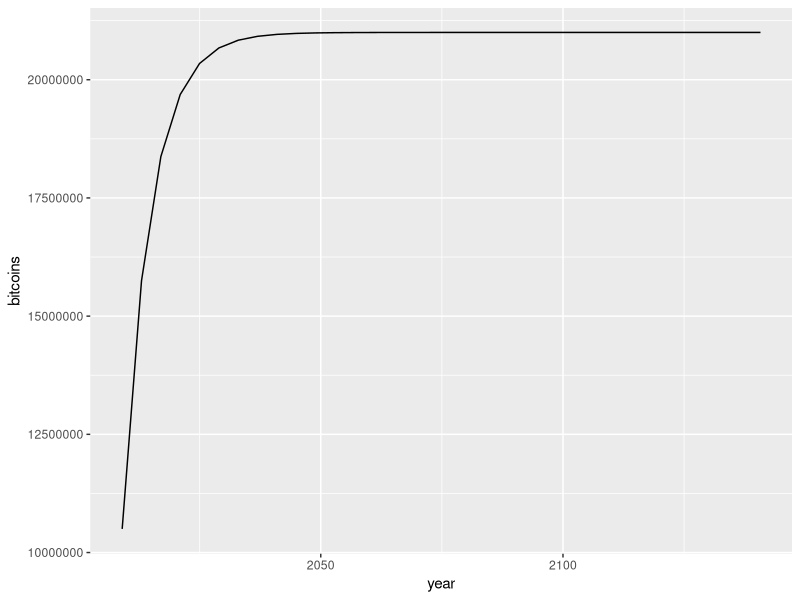

Here is the R script that generated this plot:
# prediction-bitcoins.R
# Bastiaan Quast
# bquast@gmail.com
#####################
# import the time series from
# https://en.bitcoin.it/wiki/Controlled_supply#Projected_Bitcoins_Long_Term
# create a chart using ggplot2

# load the ggplot2 library
library(ggplot2)

# read the data
prediction.bitcoins <- read.csv('charts/prediction-bitcoins.csv')

# inspect data
View(prediction.bitcoins)

# plot the data
plot <- ggplot(prediction.bitcoins, aes(Year, End.BTC) )
plot <- plot + geom_line() + xlab('year') + ylab('bitcoins')
print(plot)
